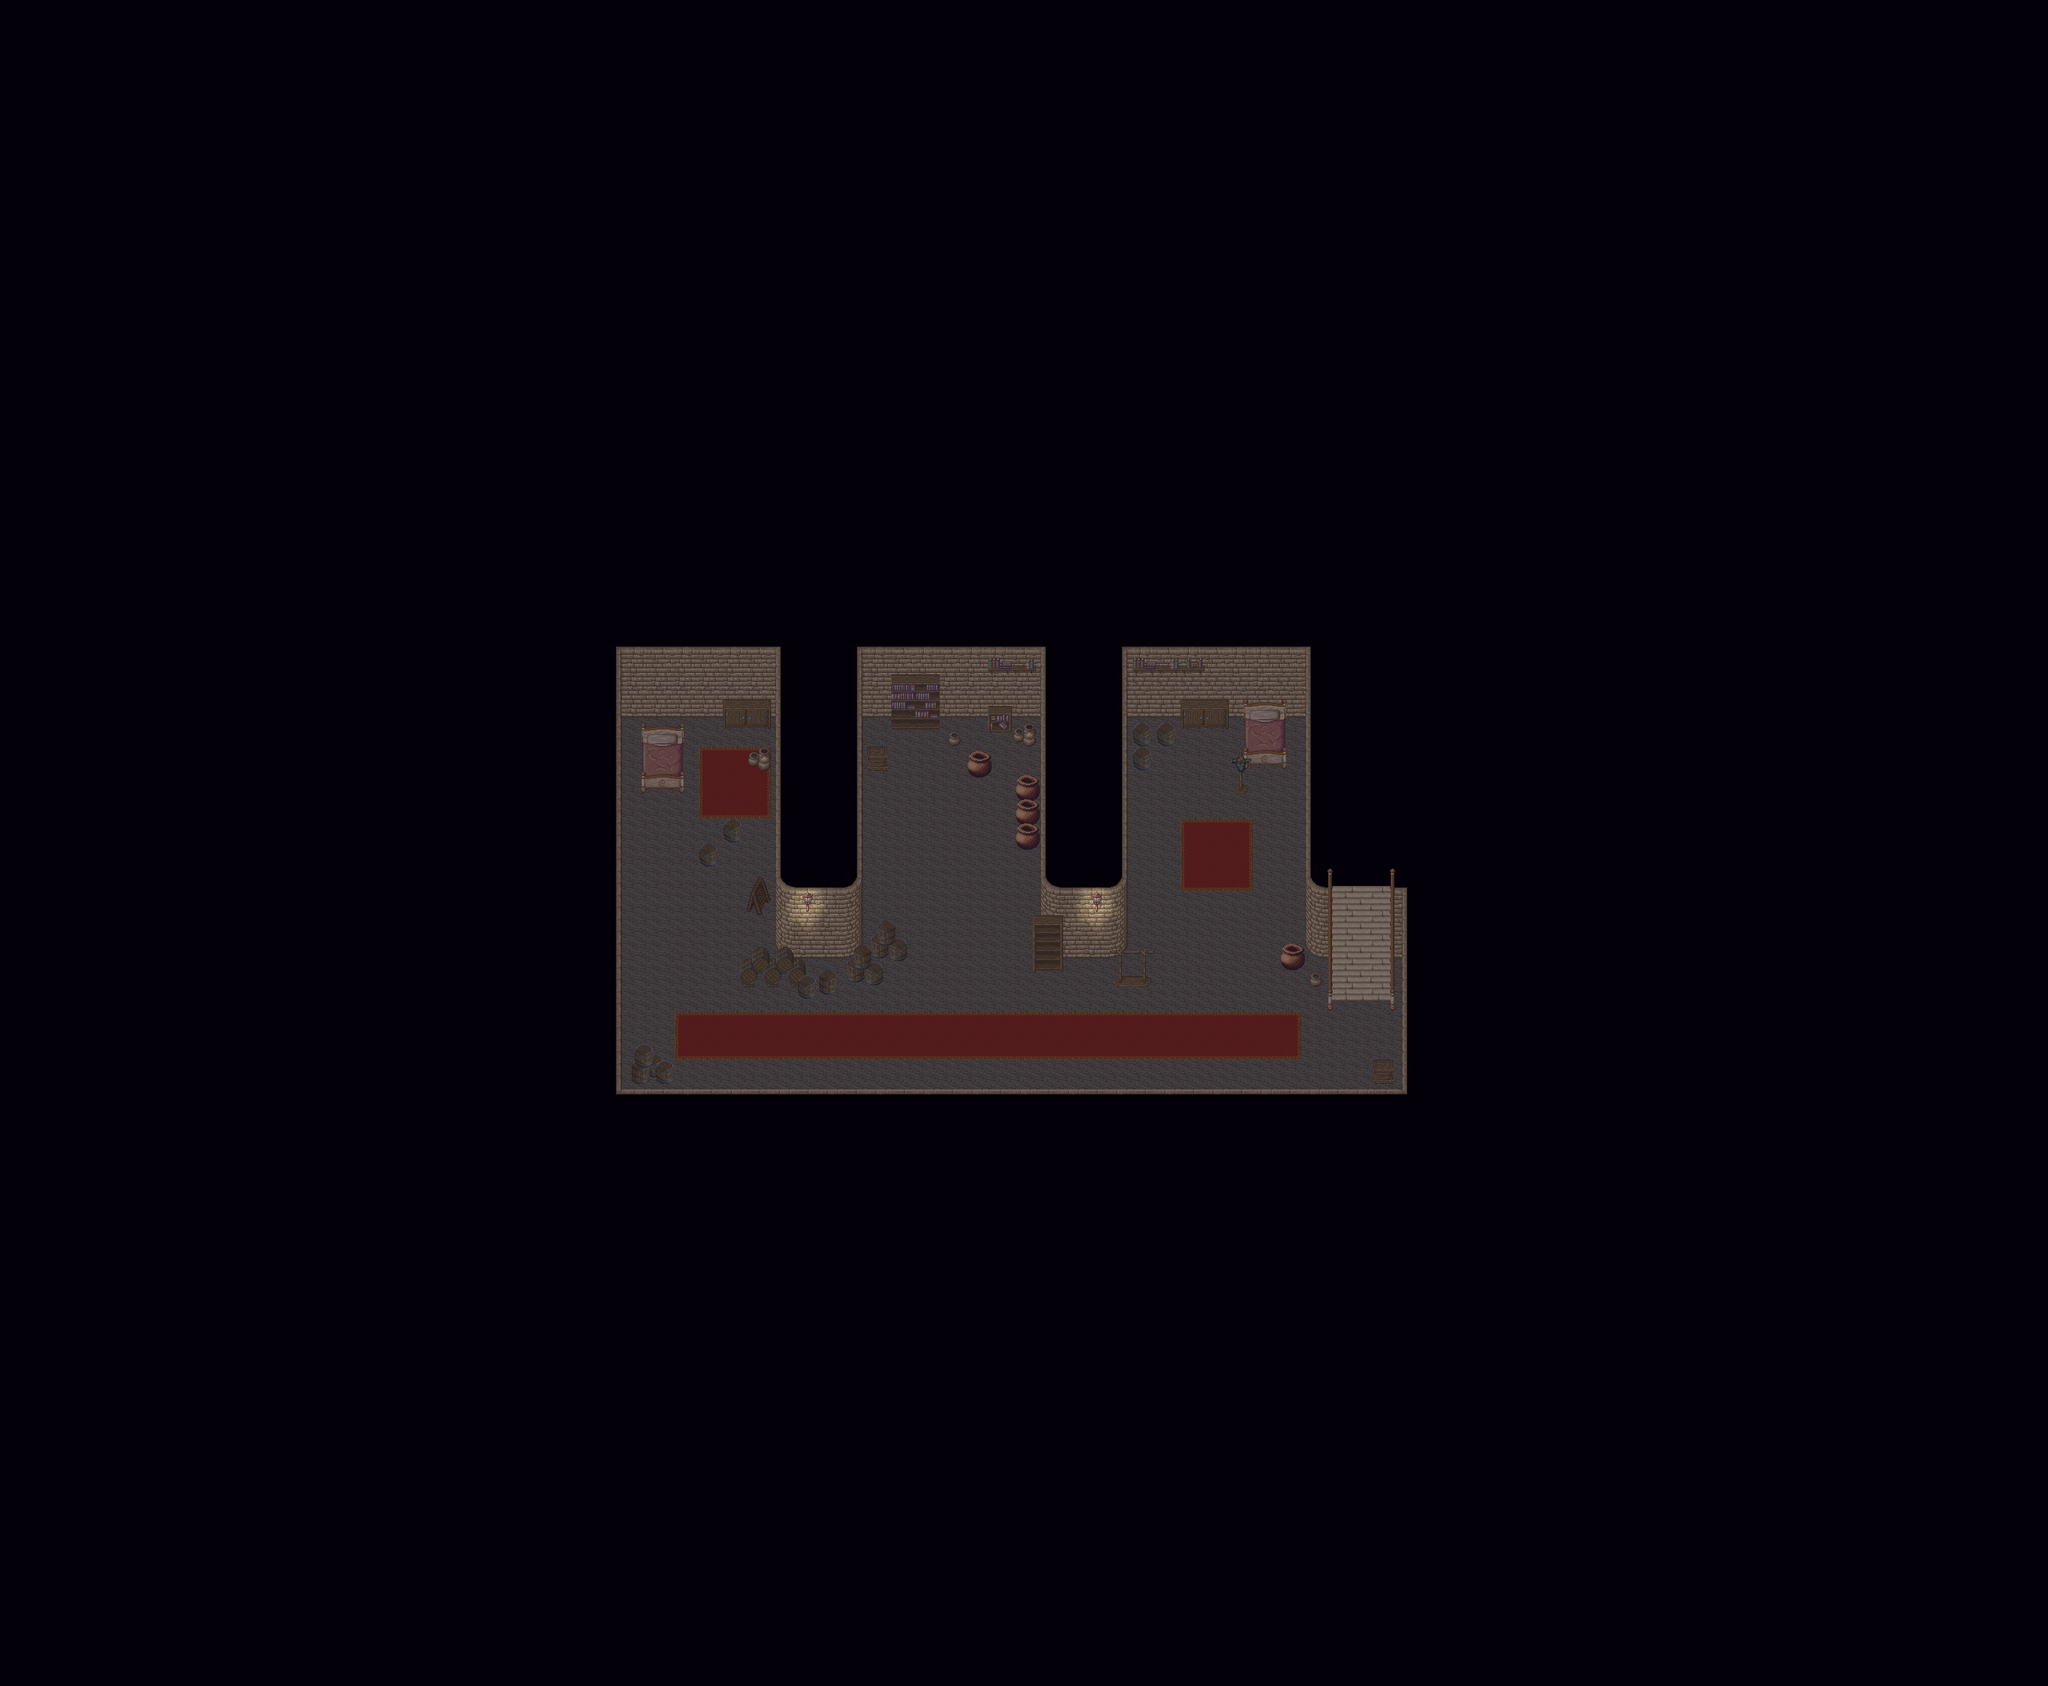

A level layout from a 2D game, rendered from its tile map. Below: a short description, then the map file with tile-grid data replaced by summaries:
An orthogonal 85x70 tile map with 32x32 px tiles, 7 tile layers (Ground, Ground 2, Ground 3, Fringe, ...), 2 hidden layers not drawn, 24 tilesets and 1 object (warp).

<map version="1.4" tiledversion="1.4.1" orientation="orthogonal" renderorder="right-down" compressionlevel="0" width="85" height="70" tilewidth="32" tileheight="32" infinite="0" nextlayerid="11" nextobjectid="17">
 <properties>
  <property name="license" value="CC BY-SA 3.0" />
  <property name="manaplus version" value="2" />
  <property name="minimap" value="graphics/minimaps/009-2-4.png" />
  <property name="music" value="reid.ogg" />
  <property name="name" value="Reid's Inn Basement" />
 </properties>
 <tileset firstgid="1" name="Collision" tilewidth="32" tileheight="32" tilecount="9" columns="3">
  <image source="../graphics/tilesets/collision.png" width="96" height="96" />
 </tileset>
 <tileset firstgid="10" name="hurns-indoor" tilewidth="32" tileheight="32" tilecount="256" columns="16">
  <image source="../graphics/tilesets/hurns-indoor.png" width="512" height="512" />
 </tileset>
 <tileset firstgid="266" name="artis-indoor" tilewidth="32" tileheight="32" tilecount="256" columns="16">
  <image source="../graphics/tilesets/artis-indoor.png" width="512" height="512" />
 </tileset>
 <tileset firstgid="522" name="artis-indoor-fringe" tilewidth="32" tileheight="32" tilecount="256" columns="16">
  <image source="../graphics/tilesets/artis-indoor-fringe.png" width="512" height="512" />
 </tileset>
 <tileset firstgid="778" name="ship-indoor-fringe" tilewidth="32" tileheight="32" tilecount="256" columns="16">
  <image source="../graphics/tilesets/ship-indoor-fringe.png" width="512" height="512" />
 </tileset>
 <tileset firstgid="1034" name="artis-indoor-x1x3" tilewidth="32" tileheight="96" tilecount="48" columns="16">
  <image source="../graphics/tilesets/artis-indoor-x1x3.png" width="512" height="288" />
 </tileset>
 <tileset firstgid="1082" name="artis-indoor-x1x2" tilewidth="32" tileheight="64" tilecount="16" columns="16">
  <image source="../graphics/tilesets/artis-indoor-x1x2.png" width="512" height="64" />
 </tileset>
 <tileset firstgid="1098" name="hurns-ground" tilewidth="32" tileheight="32" tilecount="256" columns="16">
  <image source="../graphics/tilesets/hurns-ground.png" width="512" height="512" />
 </tileset>
 <tileset firstgid="1354" name="hurns-indoor-x1x3" tilewidth="32" tileheight="96" tilecount="16" columns="16">
  <image source="../graphics/tilesets/hurns-indoor-x1x3.png" width="512" height="96" />
 </tileset>
 <tileset firstgid="1370" name="artis-indoor-x1x4" tilewidth="32" tileheight="32" tilecount="64" columns="16">
  <image source="../graphics/tilesets/artis-indoor-x1x4.png" width="512" height="128" />
 </tileset>
 <tileset firstgid="1434" name="hurns-teacup-vapor" tilewidth="32" tileheight="32" tilecount="8" columns="4">
  <image source="../graphics/tilesets/hurns-teacup-vapor.png" width="128" height="64" />
  <tile id="0">
   <animation>
    <frame tileid="0" duration="100" />
    <frame tileid="1" duration="100" />
    <frame tileid="2" duration="100" />
    <frame tileid="3" duration="100" />
   </animation>
  </tile>
  <tile id="4">
   <animation>
    <frame tileid="4" duration="100" />
    <frame tileid="5" duration="100" />
    <frame tileid="6" duration="100" />
    <frame tileid="7" duration="100" />
   </animation>
  </tile>
 </tileset>
 <tileset firstgid="1442" name="fire" tilewidth="64" tileheight="64" tilecount="7" columns="7">
  <image source="../graphics/tilesets/fire.png" width="448" height="64" />
  <tile id="0">
   <animation>
    <frame tileid="0" duration="100" />
    <frame tileid="1" duration="100" />
    <frame tileid="2" duration="100" />
    <frame tileid="3" duration="100" />
    <frame tileid="4" duration="100" />
    <frame tileid="5" duration="100" />
    <frame tileid="6" duration="100" />
   </animation>
  </tile>
 </tileset>
 <tileset firstgid="1449" name="sunlight-x1x5" tilewidth="32" tileheight="160" tilecount="4" columns="4">
  <image source="../graphics/tilesets/sunlight-x1x5.png" width="128" height="160" />
 </tileset>
 <tileset firstgid="1453" name="candle-x1x2" tilewidth="32" tileheight="64" tilecount="12" columns="3">
  <image source="../graphics/tilesets/candle-x1x2.png" width="96" height="256" />
  <tile id="6">
   <animation>
    <frame tileid="6" duration="100" />
    <frame tileid="7" duration="100" />
   </animation>
  </tile>
 </tileset>
 <tileset firstgid="1465" name="artis-indoor-cellar" tilewidth="32" tileheight="32" tilecount="128" columns="8">
  <image source="../graphics/tilesets/artis-indoor-cellar.png" width="256" height="512" />
 </tileset>
 <tileset firstgid="1593" name="castle1" tilewidth="32" tileheight="32" tilecount="374" columns="17">
  <image source="../graphics/tilesets/castle1.png" width="544" height="704" />
 </tileset>
 <tileset firstgid="1967" name="light-flickering-x1x4" tilewidth="32" tileheight="128" tilecount="60" columns="15">
  <image source="../graphics/tilesets/light-flickering-x1x4.png" width="480" height="512" />
  <tile id="0">
   <animation>
    <frame tileid="0" duration="100" />
    <frame tileid="3" duration="100" />
    <frame tileid="6" duration="100" />
    <frame tileid="9" duration="100" />
    <frame tileid="12" duration="100" />
   </animation>
  </tile>
  <tile id="1">
   <animation>
    <frame tileid="1" duration="100" />
    <frame tileid="4" duration="100" />
    <frame tileid="7" duration="100" />
    <frame tileid="10" duration="100" />
    <frame tileid="13" duration="100" />
   </animation>
  </tile>
  <tile id="2">
   <animation>
    <frame tileid="2" duration="100" />
    <frame tileid="5" duration="100" />
    <frame tileid="8" duration="100" />
    <frame tileid="11" duration="100" />
    <frame tileid="14" duration="100" />
   </animation>
  </tile>
  <tile id="9">
   <animation>
    <frame tileid="9" duration="100" />
    <frame tileid="6" duration="100" />
    <frame tileid="3" duration="100" />
    <frame tileid="0" duration="100" />
    <frame tileid="12" duration="100" />
   </animation>
  </tile>
  <tile id="10">
   <animation>
    <frame tileid="10" duration="100" />
    <frame tileid="7" duration="100" />
    <frame tileid="4" duration="100" />
    <frame tileid="1" duration="100" />
    <frame tileid="13" duration="100" />
   </animation>
  </tile>
  <tile id="11">
   <animation>
    <frame tileid="11" duration="100" />
    <frame tileid="8" duration="100" />
    <frame tileid="5" duration="100" />
    <frame tileid="2" duration="100" />
    <frame tileid="14" duration="100" />
   </animation>
  </tile>
  <tile id="15">
   <animation>
    <frame tileid="15" duration="100" />
    <frame tileid="18" duration="100" />
    <frame tileid="21" duration="100" />
    <frame tileid="24" duration="100" />
    <frame tileid="27" duration="100" />
   </animation>
  </tile>
  <tile id="16">
   <animation>
    <frame tileid="16" duration="100" />
    <frame tileid="19" duration="100" />
    <frame tileid="22" duration="100" />
    <frame tileid="25" duration="100" />
    <frame tileid="28" duration="100" />
   </animation>
  </tile>
  <tile id="17">
   <animation>
    <frame tileid="17" duration="100" />
    <frame tileid="20" duration="100" />
    <frame tileid="23" duration="100" />
    <frame tileid="26" duration="100" />
    <frame tileid="29" duration="100" />
   </animation>
  </tile>
  <tile id="24">
   <animation>
    <frame tileid="24" duration="100" />
    <frame tileid="21" duration="100" />
    <frame tileid="18" duration="100" />
    <frame tileid="15" duration="100" />
    <frame tileid="27" duration="100" />
   </animation>
  </tile>
  <tile id="25">
   <animation>
    <frame tileid="25" duration="100" />
    <frame tileid="22" duration="100" />
    <frame tileid="19" duration="100" />
    <frame tileid="16" duration="100" />
    <frame tileid="28" duration="100" />
   </animation>
  </tile>
  <tile id="26">
   <animation>
    <frame tileid="26" duration="100" />
    <frame tileid="23" duration="100" />
    <frame tileid="20" duration="100" />
    <frame tileid="17" duration="100" />
    <frame tileid="29" duration="100" />
   </animation>
  </tile>
  <tile id="30">
   <animation>
    <frame tileid="30" duration="100" />
    <frame tileid="33" duration="100" />
    <frame tileid="36" duration="100" />
    <frame tileid="39" duration="100" />
    <frame tileid="42" duration="100" />
   </animation>
  </tile>
  <tile id="31">
   <animation>
    <frame tileid="31" duration="100" />
    <frame tileid="34" duration="100" />
    <frame tileid="37" duration="100" />
    <frame tileid="40" duration="100" />
    <frame tileid="43" duration="100" />
   </animation>
  </tile>
  <tile id="32">
   <animation>
    <frame tileid="32" duration="100" />
    <frame tileid="35" duration="100" />
    <frame tileid="38" duration="100" />
    <frame tileid="41" duration="100" />
    <frame tileid="44" duration="100" />
   </animation>
  </tile>
  <tile id="39">
   <animation>
    <frame tileid="39" duration="100" />
    <frame tileid="36" duration="100" />
    <frame tileid="33" duration="100" />
    <frame tileid="30" duration="100" />
    <frame tileid="42" duration="100" />
   </animation>
  </tile>
  <tile id="40">
   <animation>
    <frame tileid="40" duration="100" />
    <frame tileid="37" duration="100" />
    <frame tileid="34" duration="100" />
    <frame tileid="31" duration="100" />
    <frame tileid="43" duration="100" />
   </animation>
  </tile>
  <tile id="41">
   <animation>
    <frame tileid="41" duration="100" />
    <frame tileid="38" duration="100" />
    <frame tileid="35" duration="100" />
    <frame tileid="32" duration="100" />
    <frame tileid="44" duration="100" />
   </animation>
  </tile>
  <tile id="45">
   <animation>
    <frame tileid="45" duration="100" />
    <frame tileid="48" duration="100" />
    <frame tileid="51" duration="100" />
    <frame tileid="54" duration="100" />
    <frame tileid="57" duration="100" />
   </animation>
  </tile>
  <tile id="46">
   <animation>
    <frame tileid="46" duration="100" />
    <frame tileid="49" duration="100" />
    <frame tileid="52" duration="100" />
    <frame tileid="55" duration="100" />
    <frame tileid="58" duration="100" />
   </animation>
  </tile>
  <tile id="47">
   <animation>
    <frame tileid="47" duration="100" />
    <frame tileid="50" duration="100" />
    <frame tileid="53" duration="100" />
    <frame tileid="56" duration="100" />
    <frame tileid="59" duration="100" />
   </animation>
  </tile>
 </tileset>
 <tileset firstgid="2027" name="box" tilewidth="32" tileheight="32" tilecount="36" columns="6">
  <image source="../graphics/tilesets/box.png" width="192" height="192" />
 </tileset>
 <tileset firstgid="2063" name="artis-accessory-x1x2" tilewidth="32" tileheight="64" tilecount="48" columns="16">
  <image source="../graphics/tilesets/artis-accessory-x1x2.png" width="512" height="192" />
 </tileset>
 <tileset firstgid="2111" name="box-x1x2" tilewidth="64" tileheight="64" tilecount="4" columns="2">
  <image source="../graphics/tilesets/box-x1x2.png" width="128" height="128" />
 </tileset>
 <tileset firstgid="2115" name="dark-tileset-accessory" tilewidth="32" tileheight="32" tilecount="60" columns="15">
  <image source="../graphics/tilesets/dark-tileset-accessory.png" width="480" height="128" />
 </tileset>
 <tileset firstgid="2175" name="artis-lamps" tilewidth="32" tileheight="32" tilecount="9" columns="3">
  <image source="../graphics/tilesets/artis-lamps.png" width="96" height="96" />
 </tileset>
 <tileset firstgid="2184" name="carpet" tilewidth="32" tileheight="32" tilecount="9" columns="3">
  <image source="../graphics/tilesets/carpet.png" width="96" height="96" />
 </tileset>
 <tileset firstgid="2193" name="hurns-indoor-accessory" tilewidth="64" tileheight="64" tilecount="32" columns="4">
  <image source="../graphics/tilesets/hurns-indoor-accessory.png" width="256" height="512" />
 </tileset>
 <layer id="1" name="Ground" width="85" height="70">
  <data>[5950 cells, 5950 non-empty, 6 distinct tile ids]</data>
 </layer>
 <layer id="2" name="Ground 2" width="85" height="70">
  <data>[5950 cells, 145 non-empty, 22 distinct tile ids]</data>
 </layer>
 <layer id="3" name="Ground 3" width="85" height="70">
  <data>[5950 cells, 40 non-empty, 21 distinct tile ids]</data>
 </layer>
 <layer id="4" name="Fringe" width="85" height="70">
  <data>[5950 cells, 23 non-empty, 16 distinct tile ids]</data>
 </layer>
 <layer id="5" name="Over" width="85" height="70">
  <data>[5950 cells, 238 non-empty, 17 distinct tile ids]</data>
 </layer>
 <layer id="6" name="Over 2" width="85" height="70">
  <data>[5950 cells, 7 non-empty, 4 distinct tile ids]</data>
 </layer>
 <layer id="7" name="Over 3" width="85" height="70">
  <data>[5950 cells, 5932 non-empty, 4 distinct tile ids]</data>
 </layer>
 <layer id="8" name="Collision" width="85" height="70" visible="0">
  <data>[5950 cells, 5561 non-empty, 2 distinct tile ids]</data>
 </layer>
 <layer id="9" name="Heights" width="85" height="70" visible="0">
  <data>[5950 cells, 0 non-empty, 0 distinct tile ids]</data>
 </layer>
 <objectgroup id="10" name="Object">
  <object id="15" name="To Reid's Inn Ground Floor" type="warp" x="1792" y="1216" width="32" height="32">
   <properties>
    <property name="dest_map" value="009-2-3" />
    <property name="dest_x" value="56" />
    <property name="dest_y" value="41" />
   </properties>
  </object>
 </objectgroup>
</map>
